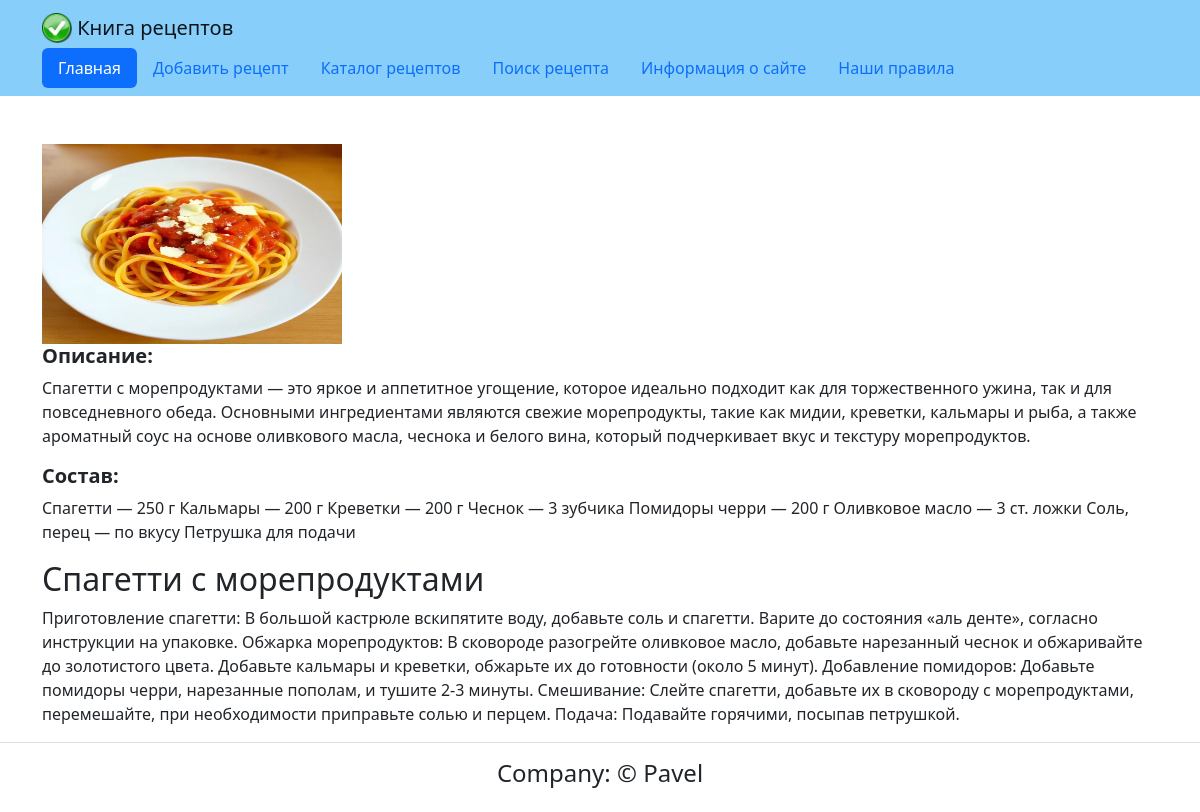
/detail/4/, run on the app's committed database.
### recipe/models.py (models this page shows, shortened)
class Recipe(models.Model):
    name = models.CharField(max_length=100, verbose_name='Наименование блюда')
    describe = models.TextField(verbose_name='Описание')
    ingredients = models.TextField(verbose_name='Состав')
    steps = models.TextField(verbose_name='Способ приготовления')
    image = models.ImageField('foto', upload_to='recipe_img', blank=True)
    image1 = models.URLField('Дополнительное изображение', blank=True)
    class Meta:
        verbose_name = 'Рецепт'
        verbose_name_plural = 'Рецепты'

### recipe/views.py (the view)
# urls.py: path('detail/<int:pk>/', detail, name='detail'),
def detail(request, pk):
    temp = 'recipe/detail.html'
    object = Recipe.objects.get(id=pk)
    context = {'data': object}
    return render(request, temp, context)

### templates/recipe/detail.html
{% extends "base.html" %}
    {% block content %}
    {% if data.image %}
        <img src="{{data.image.url}}" width="300" height="200" class="d-inline-block align-top" alt="">
    {% endif%}
    <h5><b>Описание:</b></h5><p>{{ data.describe}}</p>
    <h5><b>Состав:</b></h5><p>{{ data.ingredients }}</p>
  <h2>{{data.name}}</h2>
  <p>{{data.steps}}</p>
  {% endblock %}

### data on the page
Recipe: image (picture), describe "Спагетти с морепродуктами — это яркое и аппетитное угощение, которое идеально подходит как для торжественного ужина, так и для повседневного обеда. Основными ингредиентами являются свежие морепродукты, такие как мидии, креветки, кальмары и рыба, а также ароматный соус на основе оливкового масла, чеснока и белого вина, который подчеркивает вкус и текстуру морепродуктов.", ingredients "Спагетти — 250 г Кальмары — 200 г Креветки — 200 г Чеснок — 3 зубчика Помидоры черри — 200 г Оливковое масло — 3 ст. ложки Соль, перец — по вкусу Петрушка для подачи", name "Спагетти с морепродуктами", steps "Приготовление спагетти: В большой кастрюле вскипятите воду, добавьте соль и спагетти. Варите до состояния «аль денте», согласно инструкции на упаковке. Обжарка морепродуктов: В сковороде разогрейте оливковое масло, добавьте нарезанный чеснок и обжаривайте до золотистого цвета. Добавьте кальмары и креветки, обжарьте их до готовности (около 5 минут). Добавление помидоров: Добавьте помидоры черри, нарезанные пополам, и тушите 2-3 минуты. Смешивание: Слейте спагетти, добавьте их в сковороду с морепродуктами, перемешайте, при необходимости приправьте солью и перцем. Подача: Подавайте горячими, посыпав петрушкой."
